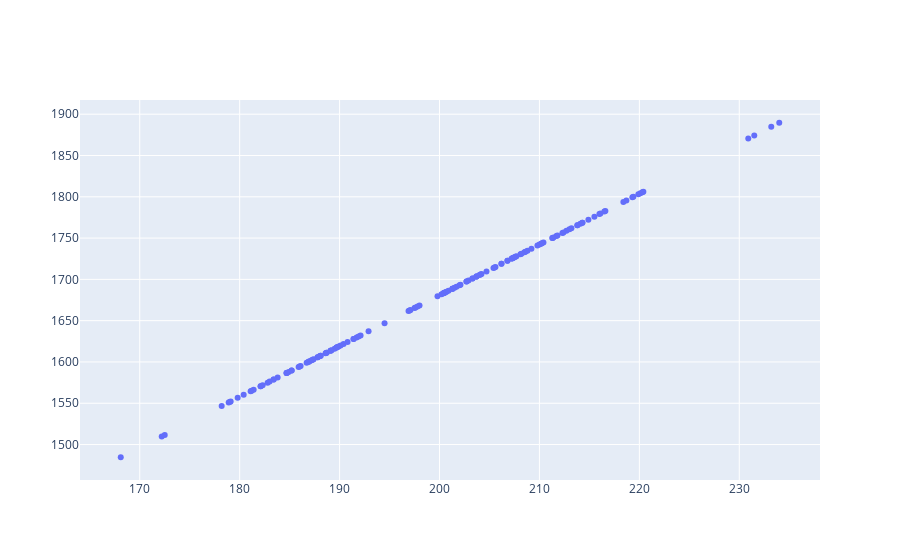

Source (notebook cell):
### Code cell
# Punto 4

#Usate il metodo predict per calcolate il valore della funzione y = x*w+b per ogni valore di x. Calcolate il SSE
py.init_notebook_mode(connected=True)
y_pre=linRegr.predict(x)

data=[
   #go.Scatter(x=x[:,0],y=y_retta,mode="markers",name="retta "),
    go.Scatter(x=x[:,0],y=y_pre,mode="markers",name="predict")
]
layout = go.Layout()
fig = go.Figure(data, layout)
py.iplot(fig)

print("i valori della retta calcolati dal metodo predict sono : \n")

print(y_pre)

print("\n\n\n\n\n\n\n\n\n")

print("Calcolo l'SSE :")

SSE=0.0
SSE=(y_pre-(w*x+b))**2
somma=np.sum(SSE)
SSE=0.0
print(f"SSE= {somma}")

### Figure 1 — Plotly figure (JSON) as saved in the notebook; plotly's stock layout.template omitted (floating-point values rounded to 4 significant figures; data arrays with more than 128 entries replaced by an {"elided": "..."} marker saying what was removed)
{"data": [{"mode": "markers", "name": "predict", "type": "scatter", "x": {"elided": "155 float values"}, "y": {"elided": "155 float values"}}], "layout": {}}
